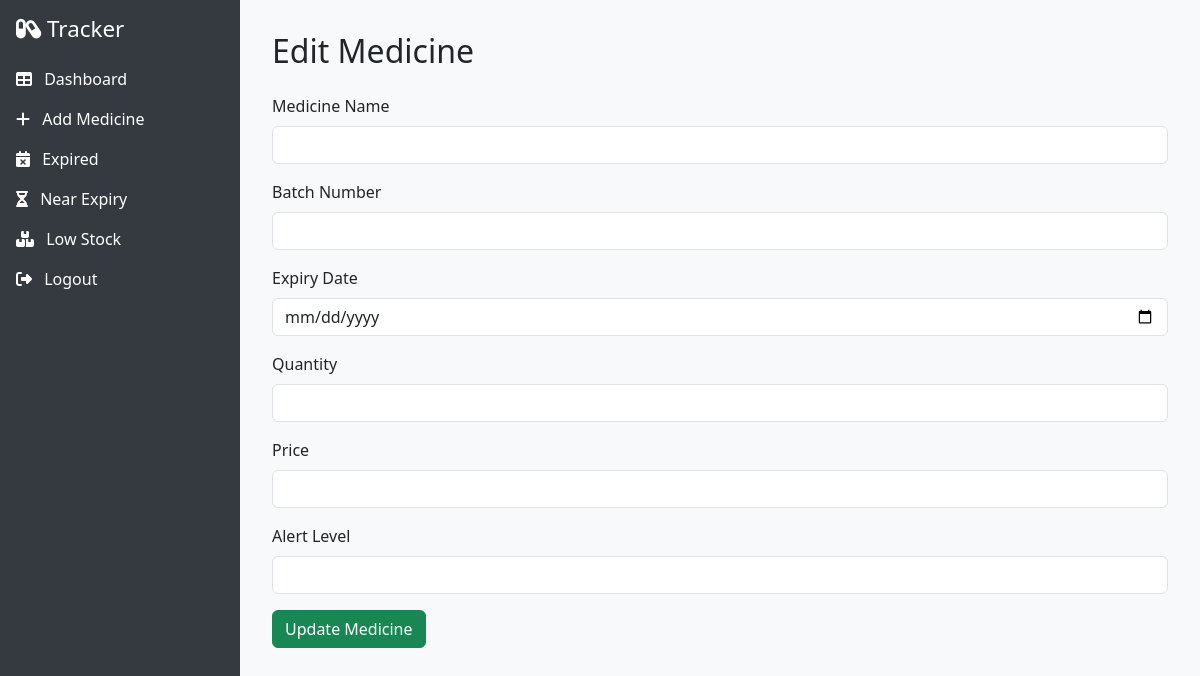
Page /edit/104 on the earlier database version.
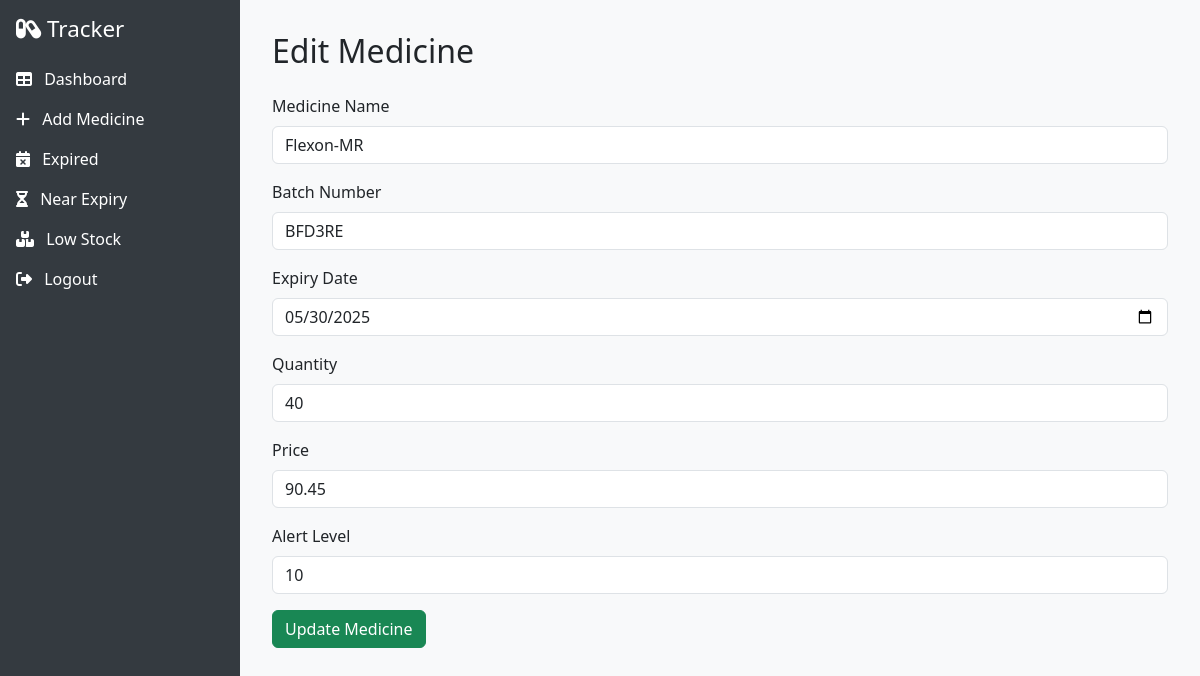
Same page on the later database version.
### tables this page shows
CREATE TABLE medicines (
    id INTEGER PRIMARY KEY AUTOINCREMENT,
    name TEXT,
    batch_number TEXT,
    expiry_date TEXT,
    quantity INTEGER,
    price REAL,
    alert_level INTEGER
);

### app.py (the view, shortened to what this page needs)
@app.route('/edit/<int:id>', methods=['GET', 'POST'])
def edit_medicine(id):
    conn = sqlite3.connect('database.db')
    c = conn.cursor()
    c.execute("SELECT * FROM medicines WHERE id=?", (id,))
    medicine = c.fetchone()
    conn.close()
    return render_template('edit_medicine.html', medicine=medicine)

### templates/edit_medicine.html (shortened to what this page needs)
{% extends 'base.html' %}
{% block content %}
<h2 class="mb-4">Edit Medicine</h2>
<form method="post">
    <div class="mb-3">
        <label class="form-label">Medicine Name</label>
        <input type="text" class="form-control" name="name" value="{{ medicine[1] }}" required>
    </div>
    <div class="mb-3">
        <label class="form-label">Batch Number</label>
        <input type="text" class="form-control" name="batch_number" value="{{ medicine[2] }}" required>
    </div>
    <div class="mb-3">
        <label class="form-label">Expiry Date</label>
        <input type="date" class="form-control" name="expiry_date" value="{{ medicine[3] }}" required>
    </div>
    <div class="mb-3">
        <label class="form-label">Quantity</label>
        <input type="number" class="form-control" name="quantity" value="{{ medicine[4] }}" required>
    </div>
    <div class="mb-3">
        <label class="form-label">Price</label>
        <input type="number" step="0.01" class="form-control" name="price" value="{{ medicine[5] }}" required>
    </div>
    <div class="mb-3">
        <label class="form-label">Alert Level</label>
        <input type="number" class="form-control" name="alert_level" value="{{ medicine[6] }}" required>
    </div>
    <button type="submit" class="btn btn-success">Update Medicine</button>
</form>
{% endblock %}

Differences in the rows shown:
added medicines: name "Flexon-MR", batch_number "BFD3RE", expiry_date "05/30/2025", quantity "40", price "90.45", alert_level "10"
